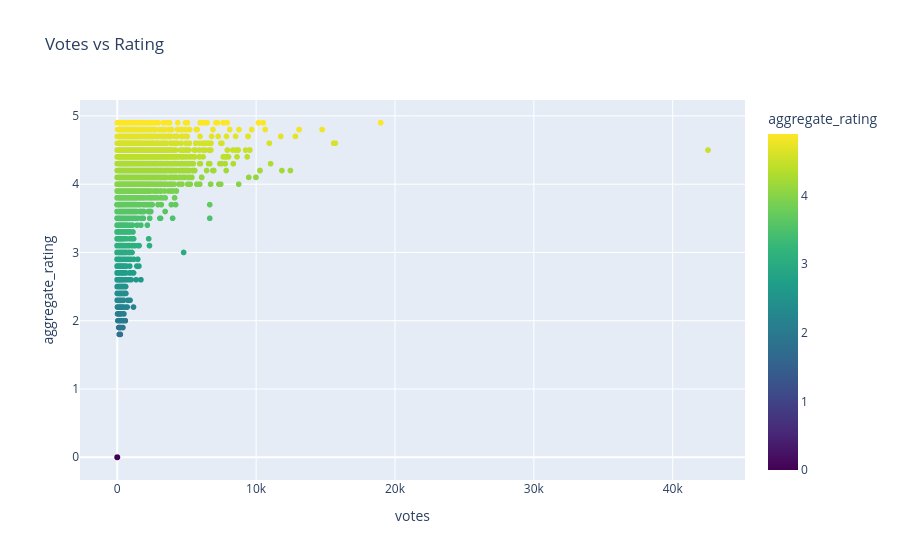

Notebook cell for this chart:
### Markdown cell above
- Ratings show a **slight increasing trend** as the price range increases.
- Higher price range restaurants (3 and 4) tend to have **better median ratings**.
- Lower price range (1) shows **higher variability**, including many low-rated restaurants.
- Most restaurants across all price ranges have ratings between **3.0 and 4.5**.
- Presence of outliers (including 0 ratings) exists in all price categories.
- Overall, **price has a mild impact on ratings**, but it is not a strong determining factor.

### Code cell
#votes vs rating
fig = px.scatter(df,x='votes',y='aggregate_rating',color='aggregate_rating',title='Votes vs Rating',color_continuous_scale='viridis')
fig.show()

### Figure 1 — Plotly figure (JSON) as saved in the notebook; plotly's stock layout.template omitted (floating-point values rounded to 4 significant figures; data arrays with more than 128 entries replaced by an {"elided": "..."} marker saying what was removed)
{"data": [{"hovertemplate": "votes=%{x}<br>aggregate_rating=%{marker.color}<extra></extra>", "legendgroup": "", "marker": {"color": {"elided": "56444 float values"}, "coloraxis": "coloraxis", "symbol": "circle"}, "mode": "markers", "name": "", "showlegend": false, "type": "scattergl", "x": {"elided": "56444 int values"}, "xaxis": "x", "y": {"elided": "56444 float values"}, "yaxis": "y"}], "layout": {"coloraxis": {"colorbar": {"title": {"text": "aggregate_rating"}}, "colorscale": [[0, "#440154"], [0.1111, "#482878"], [0.2222, "#3e4989"], [0.3333, "#31688e"], [0.4444, "#26828e"], [0.5556, "#1f9e89"], [0.6667, "#35b779"], [0.7778, "#6ece58"], [0.8889, "#b5de2b"], [1, "#fde725"]]}, "legend": {"tracegroupgap": 0}, "title": {"text": "Votes vs Rating"}, "xaxis": {"anchor": "y", "domain": [0, 1], "title": {"text": "votes"}}, "yaxis": {"anchor": "x", "domain": [0, 1], "title": {"text": "aggregate_rating"}}}}
